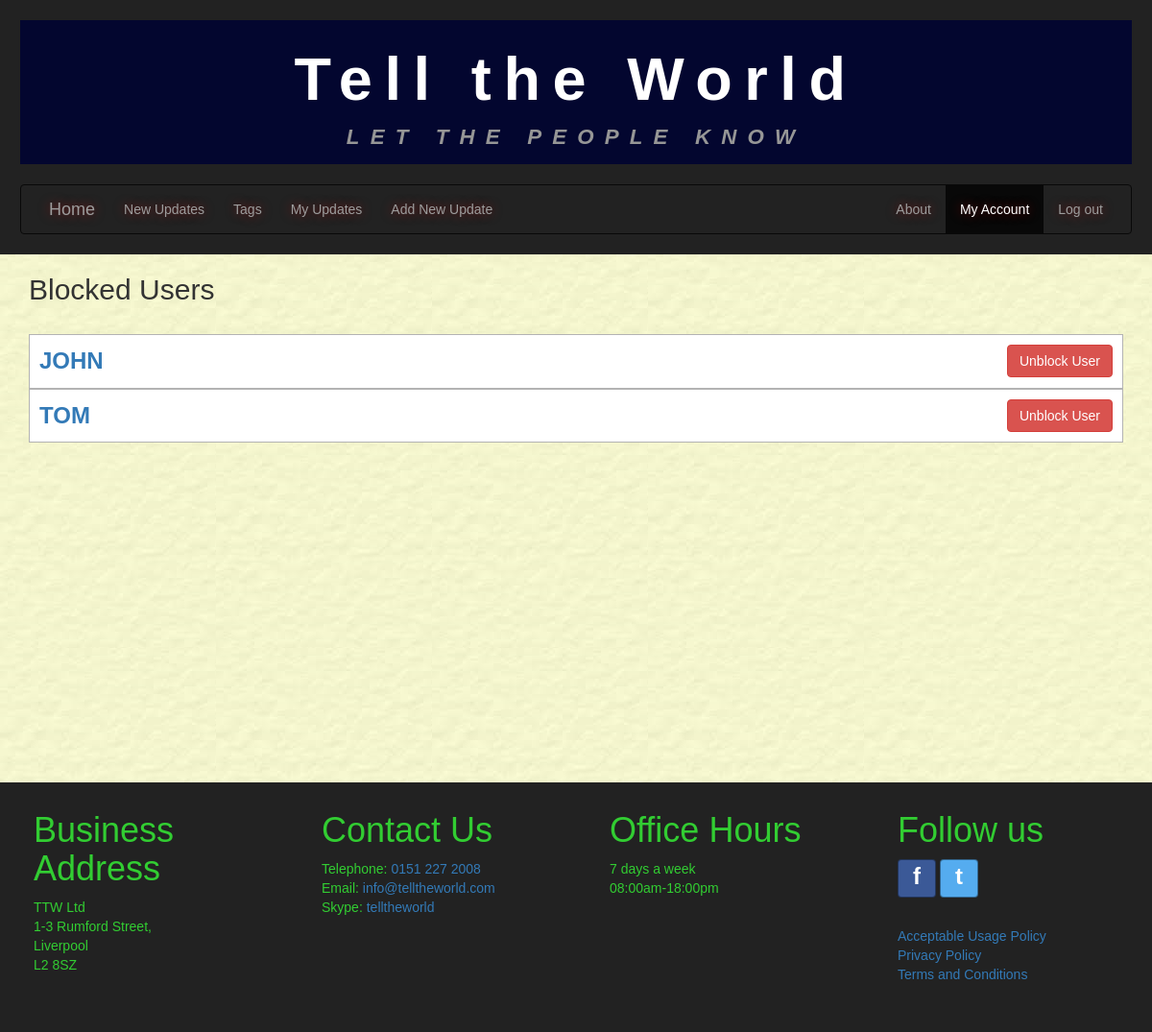
Page /blockedusers/ (signed in) on the earlier database version.
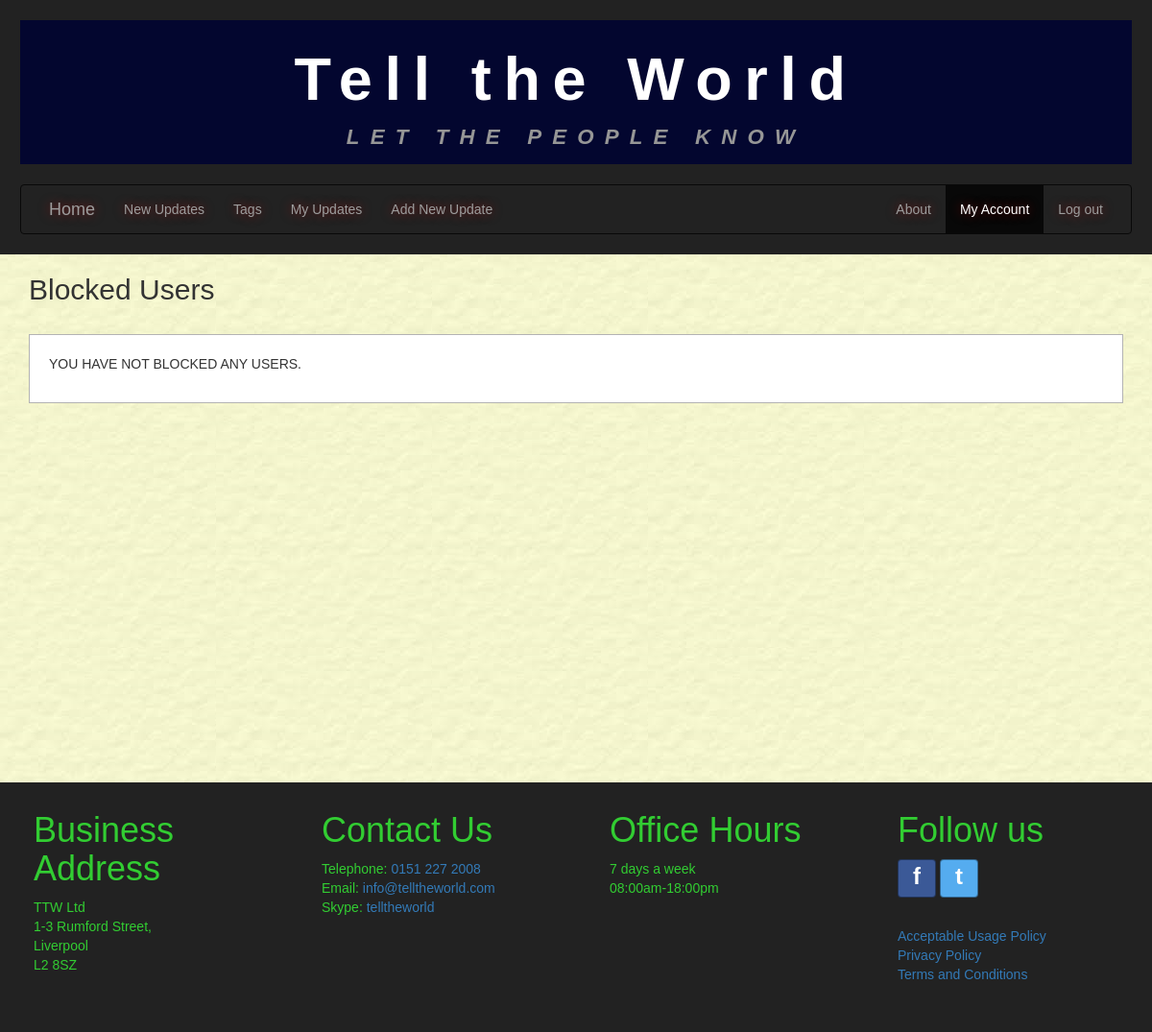
Same page on the later database version.
### tellings/models.py (models this page shows, shortened)
class BlockedUser(models.Model):
    blockedUser = models.ForeignKey(settings.AUTH_USER_MODEL, on_delete=models.CASCADE,
                             related_name='blockeduser_blockeduser_set',
                             db_column='blockedUser')
    blockedBy = models.ForeignKey(settings.AUTH_USER_MODEL, on_delete=models.CASCADE,
                             related_name='blockedby_blockeduser_set',
                             db_column='blockedBy')
    class Meta:
        verbose_name = "BlockedUser"
        verbose_name_plural = "BlockedUsers"

### tellings/views.py (the view)
# urls.py: path('blockedusers/', BlockedUserListView.as_view(), name='blockedusers'),
class BlockedUserListView(LoginRequiredMixin, generic.ListView):
    model = BlockedUser
    template_name = "tellings/blockeduser_list.html"
    paginate_by = 20
    http_method_names = ['get']
    def get_queryset(self):
      current_user = self.request.user
      return BlockedUser.objects.filter(blockedBy=current_user).order_by('blockedUser__username')

### tellings/templates/tellings/blockeduser_list.html (shortened to what this page needs)
{% extends 'tellings/base.html' %}
{% block content %}
<div class="container-fluid main-content">
  <div class="container">
    <h2>Blocked Users</h2>
    <div class="row white-blockedusers-container">
      {% if blockeduser_list %}
        {% for item in blockeduser_list %}
        <div class="user-comment-container">
          <div class="align_between">
            <span class="user-comment-details align-panel-footer-text-left"><a class="blockeduser-link" href="{% url 'tellings:newupdates' %}?userName={{ item.blockedUser }}" onclick="return $.confirm_view_blockeduser_posts()">{{ item.blockedUser|upper }} </a></span>
            <div class="btn-group">
              <button type="button" class="btn btn-danger align-panel-footer-text-right " onclick="$.unblock_user('{{ item.blockedUser }}');">Unblock User</button>
            </div>
          </div>
        </div>
        {% endfor %}
      {% else %}
      <div class="user-comment-container">
        <p class="user-no-comments-text">YOU HAVE NOT BLOCKED ANY USERS.</p>
      </div>
      {% endif %}
    </div>
  </div>
</div>
{% endblock %}

### tellings/templates/tellings/base.html (shortened to what this page needs)
<!DOCTYPE html>
<html lang="en">
<head>
{% load static %}
  <link rel="stylesheet" href="{% static 'tellings/css/bootstrap.min.css' %}">
  <link rel="stylesheet" href="{% static 'tellings/css/bootstrap-tagsinput.css' %}">
  <link rel="stylesheet" href="{% static 'tellings/css/style.css' %}">
</head>
<body>
    <header class="header">
      <div id="title" class="jumbotron jumbotron-fluid">
        <h1>Tell the World</h1>
        <p>LET THE PEOPLE KNOW</p>
      </div>
      <nav class="navbar navbar-inverse">
        {% include "tellings/includes/navbar.html" %}
      </nav>
    </header>
    {% block content %}{% endblock %}
    {% block pagination %}
      {% if is_paginated %}
      {% load my_tags %}
      {% endif %}
    {% endblock %}
    <footer class="footer footerDivs">
      {% include "tellings/includes/footerContents.html" %}
    </footer>
</body>
</html>

### tellings/templates/tellings/includes/navbar.html (shortened to what this page needs)
  <div class="navbar-header">
    <a class="navbar-brand" href="{% url 'tellings:index' %}">Home</a>
  </div>
  <div class="collapse navbar-collapse" id="navbar-collapse-1">
    <ul class="nav navbar-nav">
      {% if user.is_authenticated %}
        <li class="nav-item">
          <a class="nav-link" href="{% url 'tellings:newupdates' %}">New Updates</a>
        </li>
        <li class="nav-item">
          <a class="nav-link" href="{% url 'tellings:tags' %}">Tags</a>
        </li>
        <li class="nav-item">
          <a class="nav-link" href="{% url 'tellings:myupdates' %}">My Updates</a>
        </li>
        <li class="nav-item">
          <a class="nav-link" id="addUpdateBtn" href="javascript:void(0);">Add New Update</a>
        </li>
      {% endif %}
    </ul>
    <ul class="nav navbar-nav navbar-right">
      <li class="dropdown">
        <a class="dropdown-toggle" data-toggle="dropdown" href="#">About</a>
      {% if user.is_authenticated %}
        <li class="dropdown">
          <a class="dropdown-toggle" data-toggle="dropdown" href="#">My Account</a>
        </li>
        <li class="nav-item">
            <a href="{% url 'logout' %}" onclick="return $.confirm_logout();">Log out</a>
        </li>
      {% endif %}
    </ul>
</div>

### tellings/templates/tellings/includes/footerContents.html (shortened to what this page needs)
  <div class="col-sm-3 footerDivs">
    <h1>Business Address</h1>
    <p>TTW Ltd<br />1-3 Rumford Street,<br /> Liverpool <br />L2 8SZ</p>
  </div>
  <div class="col-sm-3 footerDivs">
    <h1>Contact Us</h1>
    <p>Telephone: <a href="tel:01512272008">0151 227 2008</a><br />
       Email: <a href="mailto:info@telltheworld.com?Subject=Website%20contact" target="_top">info@telltheworld.com</a><br />
       Skype: <a href="skype:telltheworld?call">telltheworld</a>
	</p>
  </div>
  <div class="col-sm-3 footerDivs">
    <h1>Office Hours</h1>
    <p>7 days a week<br />08:00am-18:00pm</p>
  </div>
  <div class="col-sm-3 footerDivs">
    <h1>Follow us</h1>
    <p>
      <a class="btn btn-icon btn-facebook" href="https://www.facebook.com/westernapproachesHQ/">f</a>
      <a class="btn btn-icon btn-twitter" href="https://twitter.com/WestApproaches">t</a>
    </p>  <br />
    <p>
      <a href="{% url 'tellings:acceptableusage' %}">Acceptable Usage Policy</a><br />
      <a href="{% url 'tellings:privacypolicy' %}">Privacy Policy</a><br />
      <a href="{% url 'tellings:termsandconditions' %}">Terms and Conditions</a>
    </p>
  </div>

### tellings/static/tellings/css/style.css (style rules this page uses)
* { font-family: Arial, Helvetica, sans-serif; margin: 0; padding: 0; color: #333; }
body { background-image: url('../imgs/bgimage.jpg'); }
.header { background-color: #222222; padding: 1.5em; }
.jumbotron { padding-top: 0em; padding-bottom: 0.4em; text-align: center; margin-bottom: 1.5em; background-color: #03062F; }
.jumbotron h1 { letter-spacing: .2em; line-height: normal; color: white; font-family: Verdana, Geneva, Tahoma, sans-serif; padding-top: .4em; padding-bottom: .15em; }
.jumbotron p { letter-spacing: .5em; font-size: calc(14px + (26 - 14) * ((100vw - 300px) / (1600 - 300))); line-height: calc(1.3em + (1.5 - 1.2) * ((100vw - 300px)/(1600 - 300))); color: rgb(150, 150, 150); font-weight: bold; font-style: italic; padding: 0em; padding-bottom: .4em; margin-bottom: 0em; }
#title h1 { font-family: Arial, Helvetica, sans-serif; font-weight: bold; margin: 0em; }
.navbar { padding-left: 1em; padding-right: 1em; margin: 0em; margin-bottom: 0em; text-shadow: 0em 0em 11px rgba(232,0,0,0.5); }
.container-fluid { margin: 0em; padding-left: 0px; padding-right: 0px; }
.main-content { min-height: 550px; }
.row { margin: 0em; }
.footer { margin: 0em; overflow-y: auto; position: relative; clear: both; margin: 0em; }
.footer h1 { padding-top: 10px; padding-left: 20px; }
.footer p { color: #32CD32; padding-left: 20px; }
.footerDivs { color:#32CD32; padding-bottom: 20px; background-color:#222222; margin:0; }
.white-blockedusers-container { margin-top: 30px; margin-bottom: 30px; padding-top: 0em; background-color: #FFF; }
.btn-icon { position: relative; padding: 0em; color: #FFF; padding: 0em; height: 40px; width: 40px; font-size: 24px; font-weight: bold; }
.btn-facebook { background-color:#3B5997; border-color:rgba(0,0,0,0.4); }
.btn-twitter { background-color:#55ACEF; border-color:rgba(0,0,0,0.4); }
.user-comment-container { border: solid rgb(179, 179, 179) 1px; padding: 10px; }
.user-no-comments-text { padding: 10px; }

Differences in the rows shown:
removed BlockedUser: blockedUser "JOHN"
removed BlockedUser: blockedUser "TOM"
Other differences:
text now shown: "YOU HAVE NOT BLOCKED ANY USERS."
